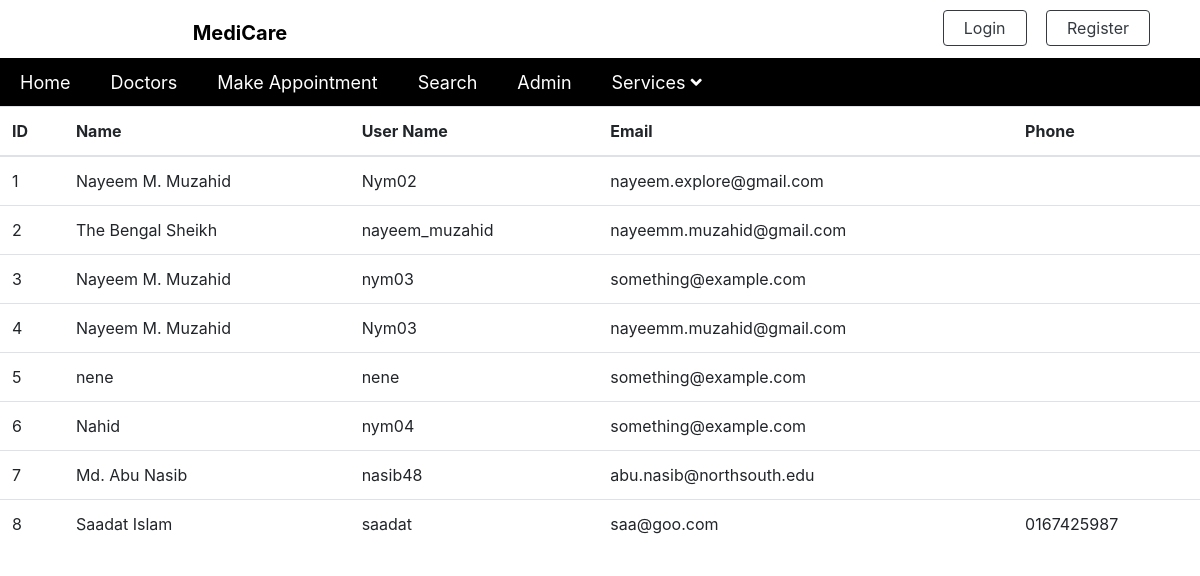
Page /viewUser.php on the earlier database version.
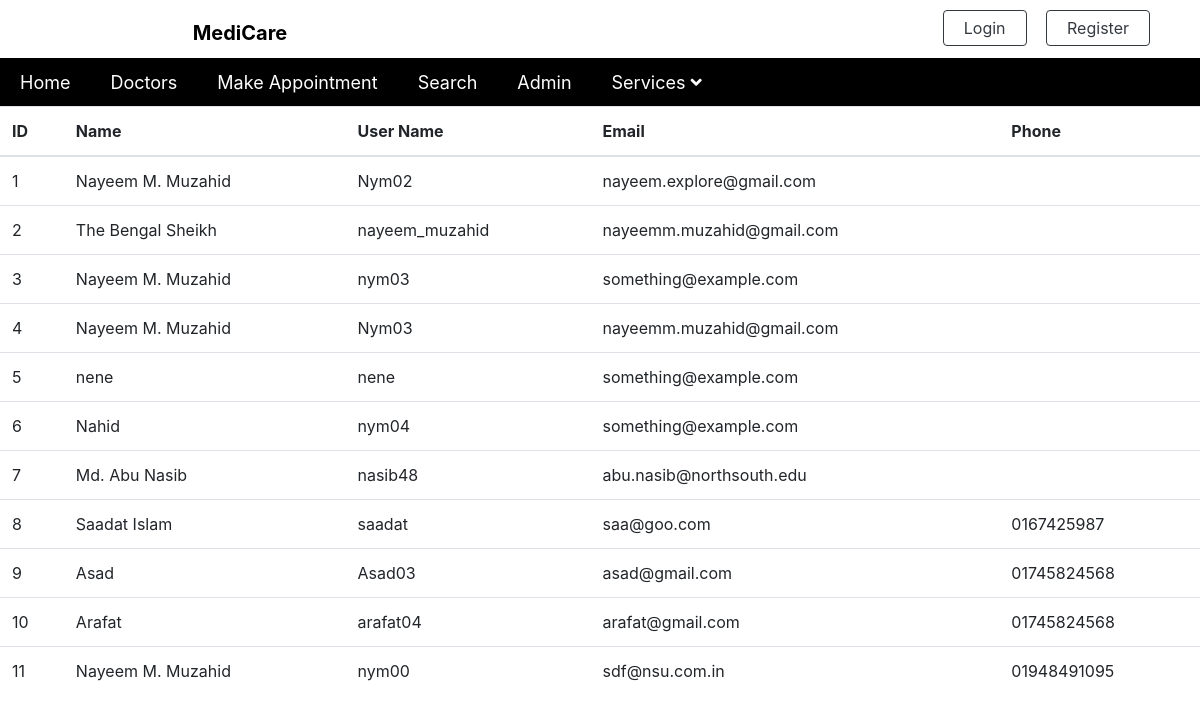
Same page on the later database version.
### tables this page shows
CREATE TABLE `users` (
  `userID` int(255) NOT NULL,
  `userFullName` varchar(255) NOT NULL,
  `userName` varchar(255) NOT NULL,
  `userEmail` varchar(255) NOT NULL,
  `userPassword` varchar(255) NOT NULL,
  `userPhone` varchar(255) NOT NULL,
  `userImg` varchar(255) NOT NULL
);

### viewUser.php (the view, shortened to what this page needs)
<?php
include 'includes/dbh.inc.php';
$query = "SELECT * FROM users";
$result = mysqli_query($conn, $query);
?>
<!DOCTYPE html>
<html lang="en">
<head>
    <link rel="stylesheet" href="css/all.min.css" />
    <link rel="stylesheet" href="css/bootstrap.min.css" />
    <link rel="stylesheet" href="css/owl.carousel.css" />
    <link rel="stylesheet" href="css/owl.theme.default.min.css" />
    <link rel="stylesheet" href="css/index.css" />
    <link rel="stylesheet" href="css/index1Res.css" />
</head>
<body>
    <header class="header-area">
        <?php include 'logo.inc.php' ?>
    </header>
    <div class="table-responsive-sm table-responsive-md table-responsive-lg">
        <table class="table tableInfo">
            <thead>
                <tr>
                    <th scope="col">ID</th>
                    <th scope="col">Name</th>
                    <th scope="col">User Name</th>
                    <th scope="col">Email</th>
                    <th scope="col">Phone</th>
                </tr>
            </thead>
            <tbody>
                <?php while ($row = mysqli_fetch_assoc($result)) { ?>
                <tr>
                    <td><?php echo $row['userID'] ?></td>
                    <td><?php echo $row['userFullName'] ?></td>
                    <td><?php echo $row['userName'] ?></td>
                    <td><?php echo $row['userEmail'] ?></td>
                    <td><?php echo $row['userPhone'] ?></td>
                </tr>
                <?php } ?>
            </tbody>
        </table>
    </div>
</body>
</html>

### logo.inc.php
<body>
    <div class="logo-bar">
        <div class="logo"><a href="index1.html">MediCare</a></div>
        <div class="signin text-right">
            <?php
            if (isset($_SESSION['username'])) {
                $user = $_SESSION['username'];
                $query = "SELECT * FROM users WHERE username ='$user';";
                $result = mysqli_query($conn, $query);
                $row = mysqli_fetch_array($result);
                $userName = $row['userName'];
                echo '<a href="userProfile.php" class="btn btn-outline-dark ">' . $userName . ' </a>
          <a href="includes/logout.inc.php" class="btn btn-outline-dark"> Logout</a>';
            } else {
                echo ' <a href="login.php" class="btn btn-outline-dark "> Login</a>
              <a href="signup.php" class="btn btn-outline-dark"> Register</a>';
            }
            ?>
        </div>
    </div>
    <?php include 'menu.inc.php'; ?>

### menu.inc.php (shortened to what this page needs)
<!DOCTYPE html>
<html lang="en">
<head>
</head>
<body>
  <div class="menu-search">
    <nav class="main-menu">
      <ul class="text-center">
        <li><a href="index.php">home</a></li>
        <li><a href="doctorList.php">doctors</a></li>
        <li>
          <a href="javascript:void(0)">make appointment</a>
        </li>
        <li>
          <a href="javascript:void(0)">search</a>
        </li>
        <li><a href="#">admin</a></li>
        <li><a href="javascript:void(0)">Services</a>
        </li>
      </ul>
    </nav>
  </div>
</body>
</html>

### css/index.css (style rules this page uses)
body { margin: 0; padding: 0; }
.header-area .logo-bar { overflow: hidden; padding: 10px 0; border-bottom: 1px solid black; overflow: hidden; }
.header-area .logo-bar .logo { float: left; width: 40%; text-align: center; }
.header-area .logo-bar .logo a { text-decoration: none; color: black; display: inline-block; margin-top: 8px; font-size: 20px; font-weight: bold; }
.header-area .logo-bar .signin { float: right; width: 60%; }
.header-area .logo-bar .signin a:last-child { margin-right: 50px; }
.header-area .logo-bar .signin .btn { margin-left: 15px; padding: 5px 20px; }
.main-menu { background-color: #000; }
.main-menu ul { list-style: none; padding: 0; margin: 0; }
.main-menu ul li { float: left; position: relative; z-index: 100000; }
.main-menu::after { content: ' '; display: block; clear: both; }
.main-menu ul li a { display: block; text-decoration: none; color: #fff; padding: 10px 20px; text-transform: capitalize; font-size: 18px; }

Differences in the rows shown:
added users: userID "9", userFullName "Asad", userName "Asad03", userEmail "asad@gmail.com", userPhone "01745824568"
added users: userID "10", userFullName "Arafat", userName "arafat04", userEmail "arafat@gmail.com", userPhone "01745824568"
added users: userID "11", userFullName "Nayeem M. Muzahid", userName "nym00", userEmail "sdf@nsu.com.in", userPhone "01948491095"
